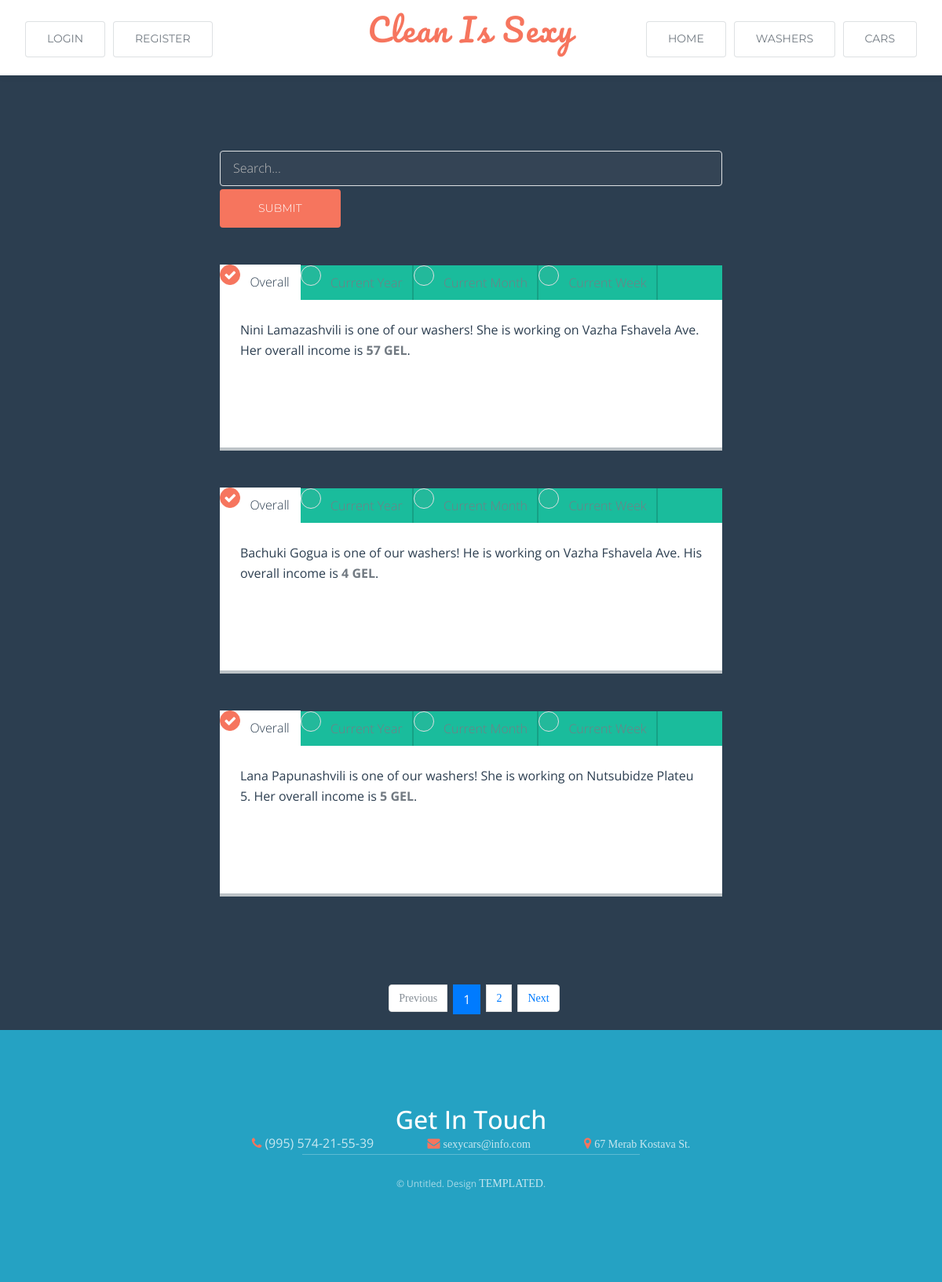
Before: /washers/ with the older database file.
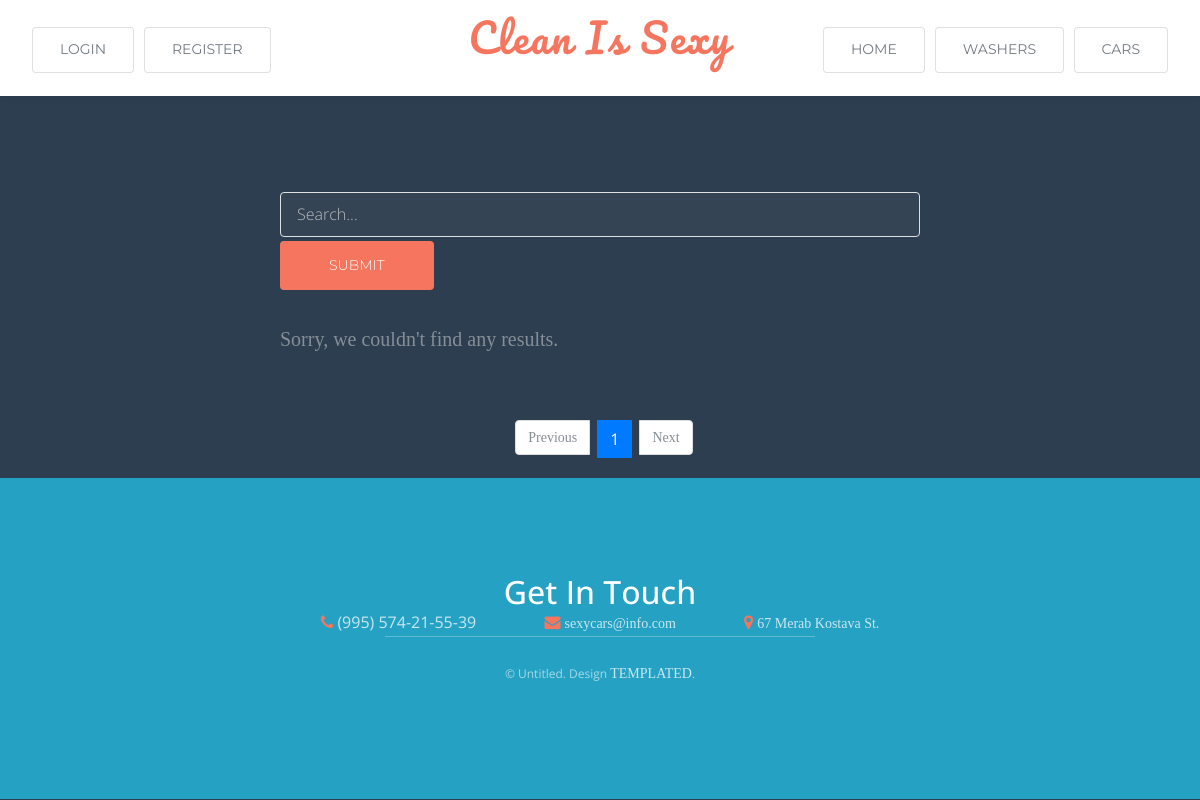
After: the same page with the newer database file.
### washing_service/models.py (models this page shows, shortened)
class WashingCenter(models.Model):
    location = models.CharField(max_length=50)
    def __str__(self):
        return self.location
    class Meta:
        verbose_name = 'Washing Center'
        verbose_name_plural = 'Washing Centers'

class Washer(models.Model):
    full_name = models.CharField(max_length=50)
    gender = models.CharField(max_length=1, help_text='Enter M/F',
                              validators=[validate_gender])
    salary = models.DecimalField(max_digits=4, decimal_places=2,
                                 help_text='Salary per order %',
                                 validators=[MinValueValidator(0)])
    location = models.ForeignKey(WashingCenter, on_delete=models.CASCADE)
    class Meta:
        verbose_name = 'Washer'
        verbose_name_plural = 'Washers'

### washing_service/views.py (the view)
# urls.py: path('washers/', views.washers, name='washers'),
def washers(request: WSGIRequest) -> HttpResponse:
    query_set = get_washer_query(request)
    paginator = Paginator(query_set, 3,
                          allow_empty_first_page=True)
    page_number = request.GET.get('page')
    washers_page = paginator.get_page(page_number)
    washers_info = {}
    overall = earning_by_time('overall', washers_page)
    year = earning_by_time('year', washers_page)
    month = earning_by_time('month', washers_page)
    week = earning_by_time('week', washers_page)
    for index, washer in enumerate(overall):
        info = [washer.id]
        if washer.gender.upper() == 'M':
            info.append(True)
        else:
            info.append(False)
        info.extend([washer.location, overall[index].overall,
                     year[index].year, month[index].month,
                     week[index].week])
        washers_info[washer.full_name] = info
    context = {'washers': washers_info, 'washers_page': washers_page}
    return render(request, 'washing_service/washers.html', context=context)

### washing_service/view_helpers/washers.py (called while the page is built, shortened)
def gen_query(car_type: str, history_date: str,
              time_interval: Union[int, None]) -> Q:
    if time_interval:
        return Q(**{
            'history__car_type__type': car_type,
            history_date: time_interval
        })
    else:
        return Q(**{'history__car_type__type': car_type})

def earning_by_car(car_type: str, history_date: str,
                   time_interval: Union[int, None]) -> Count:
    car_earning = Count('history', filter=
                        gen_query(car_type, history_date, time_interval),
                        output_field=DecimalField())
    price_per_wash = {
        'Sedan': SEDAN_EARNING,
        'Minivan': MINIVAN_EARNING,
        'Truck': TRUCK_EARNING
    }
    car_earning *= price_per_wash.get(car_type)
    return car_earning

def create_query_set(objects_page: Page) -> QuerySet:
    objects_ids = [obj.id for obj in objects_page]
    query_set = Washer.objects.filter(id__in=objects_ids)
    return query_set

def earning_by_time(filter_arg: str, objects_page: Page) -> QuerySet:
    time_dict = {
        'overall': None,
        'year': datetime.now().year,
        'month': datetime.now().month,
        'week': datetime.now().isocalendar()[1]
    }
    time_interval = time_dict.get(filter_arg)
    history_date = f"history__date__{filter_arg}"
    earning_by_sedan = earning_by_car('Sedan', history_date, time_interval)
    earning_by_minivan = earning_by_car('Minivan', history_date, time_interval)
    earning_by_truck = earning_by_car('Truck', history_date, time_interval)
    current_washers = create_query_set(objects_page)
    earning = current_washers.annotate(
        **{filter_arg: (earning_by_sedan + earning_by_minivan +
                        earning_by_truck) * F('salary') / 100})
    return earning

def get_washer_query(request: WSGIRequest) -> Union[list, QuerySet]:
    query = request.GET.get('q')
    if not query:
        return Washer.objects.all()

### washing_service/templates/washing_service/washers.html (shortened to what this page needs)
{% extends 'washing_service/base.html' %}
{% load static %}
{% block imports %}
    <link rel="stylesheet" href="{% static 'washing_service/css/tabs.css' %}" />
{% endblock %}
{% block body %}
    <div class="wrapper">
    <div>
        <form>
            <input type="text" name="q" placeholder="Search..."
                   value="{{ request.GET.q }}">
            <input class="mt-1 btn-sm" type="submit" value="Submit">
        </form>
    </div>
    {% if washers_page %}
        {% for items, value in washers.items %}
          <div class="tabs">
            <div class="tab">
              <label for="overall-tab{{ value.0 }}" class="tab-label">Overall</label>
              <div class="tab-content"> {{ items }} is one of our washers!
              {% if value.1 %} He{% else %} She{% endif %} is working on {{ value.2 }}.
              {% if value.1 %} His{% else %} Her{% endif %} overall income is
              <b>{{ value.3 }} GEL</b>. </div>
            </div>
            <div class="tab">
              <label for="year-tab{{ value.0 }}" class="tab-label">Current Year</label>
            </div>
            <div class="tab">
              <label for="month-tab{{ value.0 }}" class="tab-label">Current Month</label>
            </div>
            <div class="tab">
              <label for="week-tab{{ value.0 }}" class="tab-label">Current Week</label>
            </div>
          </div>
     {% endfor %}
    {% else %}
        <p class="lead text-secondary">Sorry, we couldn't find any results.</p>
    {% endif %}
    </div>
    {% include "washing_service/paginator.html" with model_objects=washers_page %}
{% endblock %}

### washing_service/templates/washing_service/base.html (shortened to what this page needs)
{% load static %}
{% load word_index %}
<!DOCTYPE HTML>
<html>
	<head>
		<link rel="stylesheet" href="{% static 'washing_service/css/main.css' %}" />
    <link rel="stylesheet" type="text/css" href="{% static 'washing_service/vendor/bootstrap/css/bootstrap.min.css' %}">
    <link rel="stylesheet" type="text/css" href="{% static 'washing_service/fonts/font-awesome-4.7.0/css/font-awesome.min.css' %}">
    <link rel="stylesheet" type="text/css" href="{% static 'washing_service/vendor/animate/animate.css' %}">
    <link rel="stylesheet" type="text/css" href="{% static 'washing_service/vendor/css-hamburgers/hamburgers.min.css' %}">
    <link rel="stylesheet" type="text/css" href="{% static 'washing_service/vendor/select2/select2.min.css' %}">
    <link rel="stylesheet" type="text/css" href="{% static 'washing_service/css/util.css' %}">
    <link rel="stylesheet" type="text/css" href="{% static 'washing_service/css/mainform.css' %}">
        {% block imports %}
        {% endblock %}
	</head>
	<body>
			<header id="header">
                <a href="{% url 'home' %}" class="logo">Clean Is Sexy</a>
                {% if user.is_authenticated %}
                    <nav class="left-side">
                        <a href="{% url 'logout' %}" class="button alt">Logout</a>
                    </nav>
                    <nav class="align-profile">
                        <a href="{% url 'profile' %}" class="button alt">Profile</a>
                    </nav>
                {% else %}
                    <nav class="left-side">
                        <a href="{% url 'login' %}" class="button alt">Login</a>
                    </nav>
                    <nav class="left-side-right">
                        <a href="{% url 'register' %}" class="button alt">Register</a>
                    </nav>
                {% endif %}
                <nav class="left">
                    <a href="{% url 'home' %}" class="button alt">Home</a>
                </nav>
                <nav class="right">
                    <a href="{% url 'washers' %}" class="button alt">Washers</a>
                </nav>
                <nav class="far-right">
                    <a href="{% url 'cars' %}" class="button alt">Cars</a>
                </nav>
			</header>
       {% block body %}{% endblock %}
			<footer id="footer">
				<div class="inner">
					<h2>Get In Touch</h2>
					<ul class="actions">
						<li><span class="icon fa-phone"></span> (995) 574-21-55-39</li>
						<li><span class="icon fa-envelope"></span>
                            <a href="mailto:sexycars@info.com"> sexycars@info.com</a></li>
						<li><span class="icon fa-map-marker"></span>
                            <a href="https://goo.gl/maps/4SUtGDUHehf4rgKy8"> 67 Merab Kostava St.</a></li>
					</ul>
				</div>
				<div class="copyright">
					&copy; Untitled. Design <a href="https://templated.co">TEMPLATED</a>.
				</div>
			</footer>
	</body>
</html>

### washing_service/templates/washing_service/paginator.html (shortened to what this page needs)
<nav aria-label="Page navigation" id="pag-nav" style="margin-bottom: 20px;">
    <ul class="pagination justify-content-center">
    {% if model_objects.has_previous %}
        <li class="page-item">
        <a class="page-link" href="?page={{ model_objects.previous_page_number }}">Previous</a>
      </li>
    {% else %}
        <li class="page-item disabled">
        <a class="page-link" href="#" tabindex="-1" aria-disabled="true">Previous</a>
      </li>
    {% endif %}
    {% for i in model_objects.paginator.page_range %}
        {% if model_objects.number == i %}
            <li class="page-item active" aria-current="page">
          <span class="page-link">
            {{ i }}
          </span>
        </li>
        {% elif i > model_objects.number|add:'-5' and i < model_objects.number|add:'5' %}
             <li class="page-item"><a class="page-link" href="?page={{ i }}">{{ i }}</a></li>
        {% endif %}
    {% endfor %}
    {% if model_objects.has_next %}
        <li class="page-item">
        <a class="page-link" href="?page={{ model_objects.next_page_number }}">Next</a>
      </li>
    {% else %}
        <li class="page-item disabled">
        <a class="page-link" href="#" tabindex="-1" aria-disabled="true">Next</a>
      </li>
    {% endif %}
  </ul>
</nav>

### washing_service/static/washing_service/css/mainform.css (style rules this page uses)
* { margin: 0px; padding: 0px; box-sizing: border-box; }
body, html { height: 100%; font-family: Poppins-Regular, sans-serif; }
a { font-family: Poppins-Regular; font-size: 14px; line-height: 1.7; color: #666666; margin: 0px; transition: all 0.4s; -webkit-transition: all 0.4s; -o-transition: all 0.4s; -moz-transition: all 0.4s; }
h1,h2,h3,h4,h5,h6 { margin: 0px; }
p { font-family: Poppins-Regular; font-size: 14px; line-height: 1.7; color: #666666; margin: 0px; }
ul, li { margin: 0px; list-style-type: none; }
input { outline: none; border: none; }

### washing_service/static/washing_service/css/tabs.css (style rules this page uses)
* { box-sizing: border-box; }
body { font-family: "Open Sans"; background: #2c3e50; color: #ecf0f1; line-height: 1.618em; }
.wrapper { max-width: 40rem; width: 100%; margin: 0 auto; }

Changed rows visible on the page:
removed WashingCenter: full_name "Nini Lamazashvili", shows "She", location "Vazha Fshavela Ave", shows "Her", value "57", full_name "Bachuki Gogua", value "4"
removed WashingCenter: full_name "Lana Papunashvili", shows "She", location "Nutsubidze Plateu 5", shows "Her", value "5"
Other visible differences:
text now shown: "Sorry, we couldn't find any results."
list line gone: "2"
